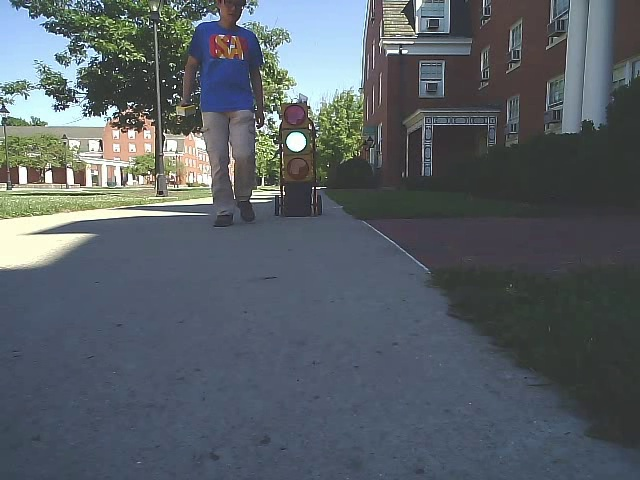
#> input picture Tutorial/Training_samples/outside110.jpg, 640 x 480 px
$ python -i vision3.py   (imports and definitions only)
#> lines starting #> are read from the running program, lines starting #| are printed output that depends on the picture; after the words box and inside, x2 and y2 are one past the last pixel; in counts of white or black regions, pixels touching at a corner belong together
from scipy.stats import pearsonr as pho
from scipy.spatial.distance import euclidean as eDist
import time
import numpy as np
import os
import six.moves.urllib as urllib
import tarfile
import tensorflow as tf
# [1 line not run here, left out]
from matplotlib import pyplot as plt
from PIL import Image
from os import path
from utils import label_map_util
from utils import visualization_utils as vis_util
import time
import cv2


# [22 lines left out: functions traffic_signal_detection, detect_magenta, not called in this run]

def detect_red(frame):
    hsv = cv2.cvtColor(frame, cv2.COLOR_RGB2HSV)
#> hsv: shape (480, 640, 3); mean H, S, V 91.7, 53.6, 107.3

    # lower mask (0-10)
    lower_red = np.array([0,70,50])
    upper_red = np.array([10,255,255])
    mask0 = cv2.inRange(hsv, lower_red, upper_red)
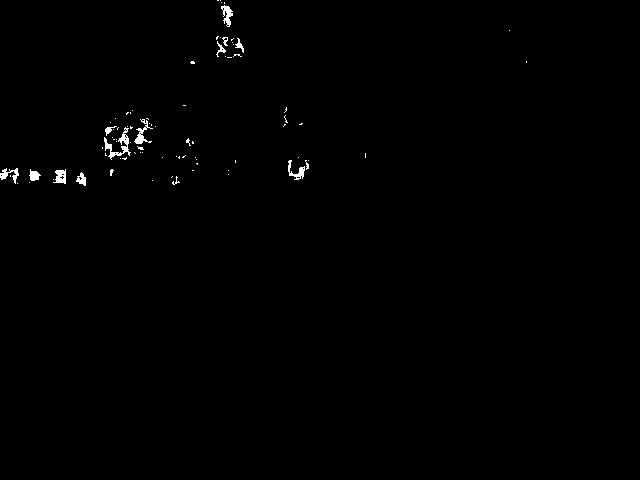
#> mask0: shape (480, 640); 0.5% white; 83 white regions (69 under 20 px), largest, box (x1, y1, x2, y2) and area: (104, 127, 131, 160) 252, (134, 119, 153, 144) 154, (221, 5, 233, 27) 136

    # upper mask (170-180)
    lower_red = np.array([170,70,50])
    upper_red = np.array([180,255,255])
    mask1 = cv2.inRange(hsv, lower_red, upper_red)
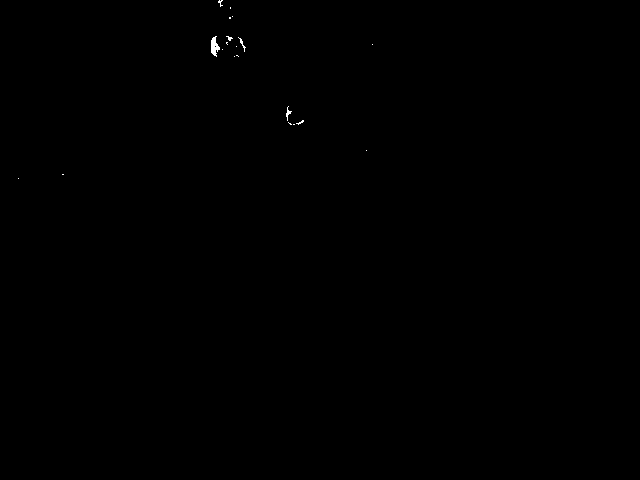
#> mask1: shape (480, 640); 0.08% white; 20 white regions (17 under 20 px), largest, box (x1, y1, x2, y2) and area: (211, 36, 220, 57) 111, (286, 106, 292, 121) 31, (238, 37, 246, 52) 27

    mask = mask0+mask1
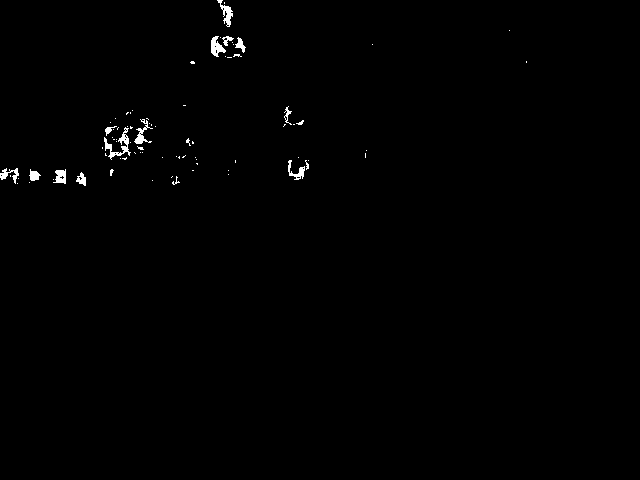
#> mask: shape (480, 640); 0.58% white; 81 white regions (65 under 20 px), largest, box (x1, y1, x2, y2) and area: (104, 127, 131, 160) 252, (211, 36, 226, 57) 169, (217, 0, 233, 27) 163
    rate = np.count_nonzero(mask) / (mask.shape[0] * mask.shape[1])
#> rate = 0.0058
    return rate

# [96 lines left out: functions detect_green, traffic_light_extraction, load_image_into_numpy_array, read_traffic_lights, plot_origin_image, detect_traffic_lights, not called in this run]

class vision():
    # [59 lines left out: functions __init__, start_engine, detect_end_line, detect_lane, detect_magenta_color, not called in this run]
# need 4 seconds to process a frame in my PC
# it doesn't depends on the input size
# [58 lines not run here, left out]

>>> import cv2
>>> picture = cv2.cvtColor(cv2.imread('Training_samples/outside110.jpg'), cv2.COLOR_BGR2RGB)
>>> result = detect_red(picture)
#> result = 0.0058

$ run again, on Tutorial/Training_samples/outside11160.jpg
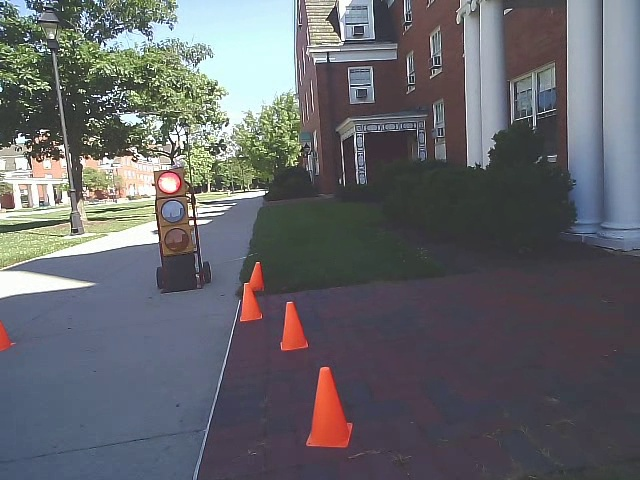
#> input picture Tutorial/Training_samples/outside11160.jpg, 640 x 480 px
#> hsv: shape (480, 640, 3); mean H, S, V 99.5, 48.1, 114.2
#> in detect_red, `mask0 = cv2.inRange(hsv, lower_red, upper_red)`:
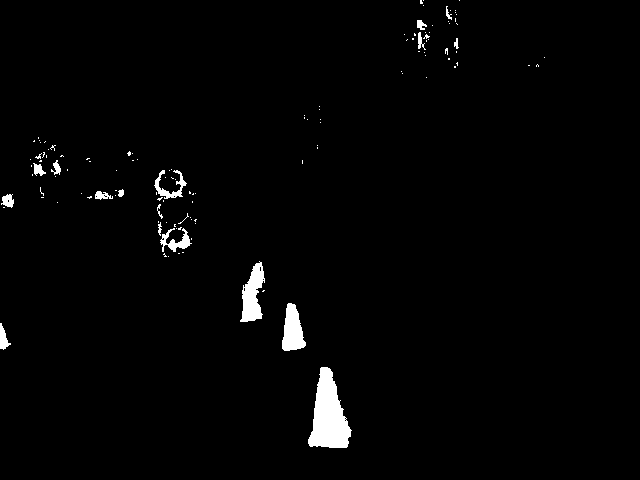
#> mask0: shape (480, 640); 1.8% white; 123 white regions (106 under 20 px), largest, box (x1, y1, x2, y2) and area: (308, 367, 352, 448) 2159, (240, 261, 265, 322) 881, (282, 303, 306, 351) 770
#> mask1: shape (480, 640); 0.4% white in thin lines or dots, all inside (x1, y1, x2, y2) = (0, 0, 561, 449)
#> in detect_red, `mask = mask0+mask1`:
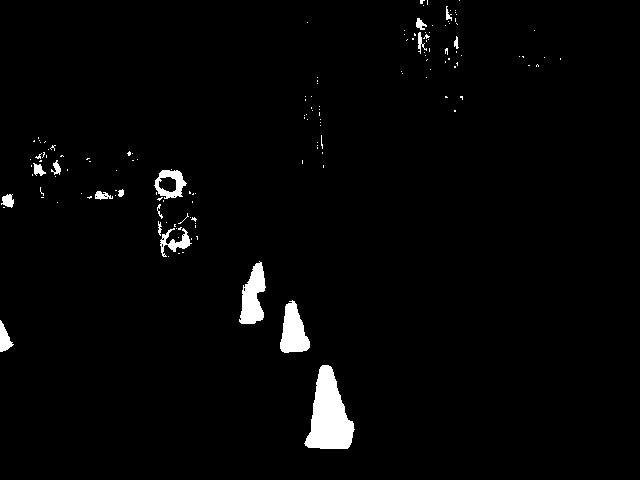
#> mask: shape (480, 640); 2.2% white; 147 white regions (130 under 20 px), largest, box (x1, y1, x2, y2) and area: (304, 365, 355, 449) 2576, (239, 261, 266, 324) 1040, (280, 300, 310, 353) 1019
#> rate = 0.0223

$ run again, on Tutorial/Training_samples/outside11260.jpg
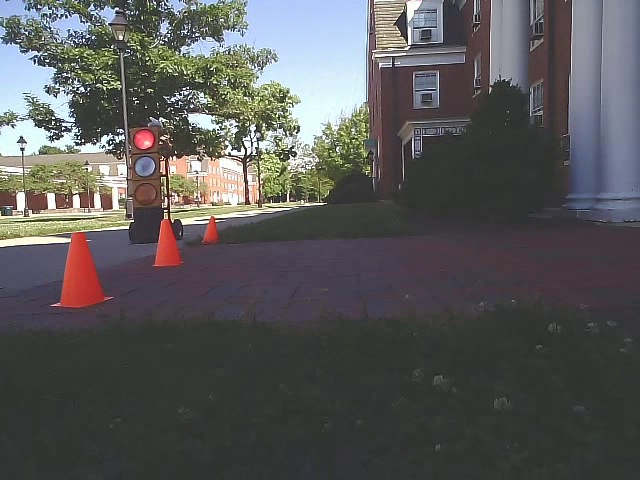
#> input picture Tutorial/Training_samples/outside11260.jpg, 640 x 480 px
#> hsv: shape (480, 640, 3); mean H, S, V 81.4, 36.3, 96.5
#> in detect_red, `mask0 = cv2.inRange(hsv, lower_red, upper_red)`:
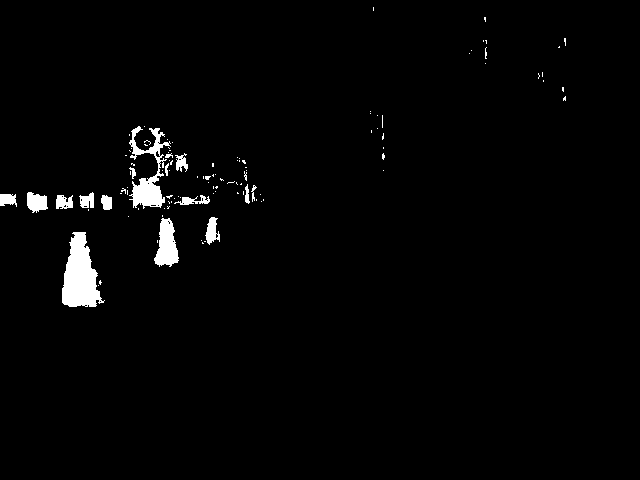
#> mask0: shape (480, 640); 2% white; 110 white regions (94 under 20 px), largest, box (x1, y1, x2, y2) and area: (62, 232, 105, 307) 1981, (129, 126, 171, 209) 1293, (154, 218, 179, 267) 778
#> mask1: shape (480, 640); 0.52% white; 76 white regions (62 under 20 px), largest, box (x1, y1, x2, y2) and area: (134, 128, 156, 151) 314, (89, 250, 112, 305) 269, (152, 232, 185, 271) 258
#> in detect_red, `mask = mask0+mask1`:
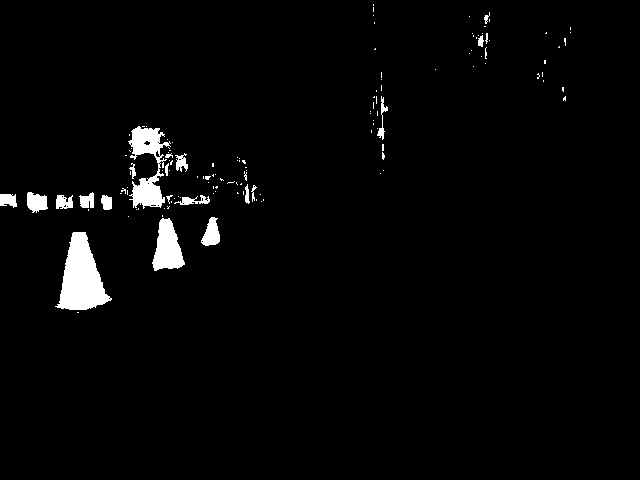
#> mask: shape (480, 640); 2.5% white; 132 white regions (111 under 20 px), largest, box (x1, y1, x2, y2) and area: (55, 232, 112, 310) 2509, (128, 126, 171, 209) 1625, (152, 218, 185, 271) 1102
#> rate = 0.0253

$ run again, on Tutorial/Training_samples/outside11350.jpg
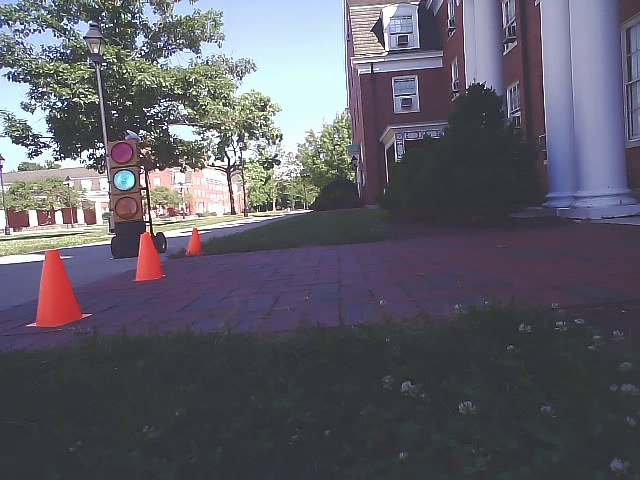
#> input picture Tutorial/Training_samples/outside11350.jpg, 640 x 480 px
#> hsv: shape (480, 640, 3); mean H, S, V 108.3, 47.4, 108.1
#> in detect_red, `mask0 = cv2.inRange(hsv, lower_red, upper_red)`:
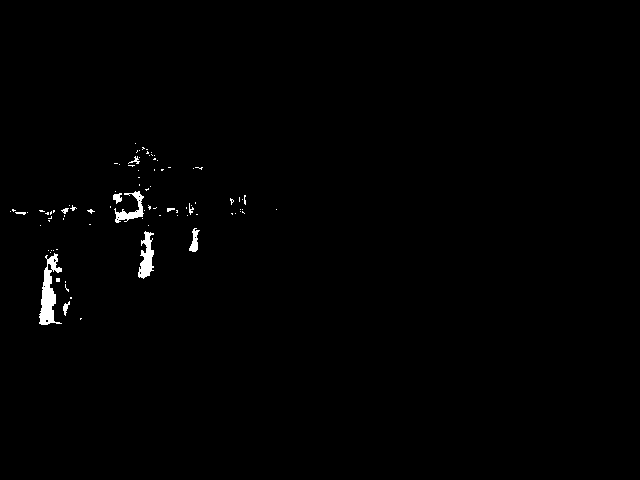
#> mask0: shape (480, 640); 0.73% white; 89 white regions (78 under 20 px), largest, box (x1, y1, x2, y2) and area: (39, 253, 62, 325) 784, (138, 231, 154, 279) 437, (114, 191, 144, 223) 343
#> mask1: shape (480, 640); 1.2% white; 82 white regions (69 under 20 px), largest, box (x1, y1, x2, y2) and area: (36, 249, 84, 328) 1500, (136, 230, 164, 282) 591, (112, 194, 139, 214) 302
#> in detect_red, `mask = mask0+mask1`:
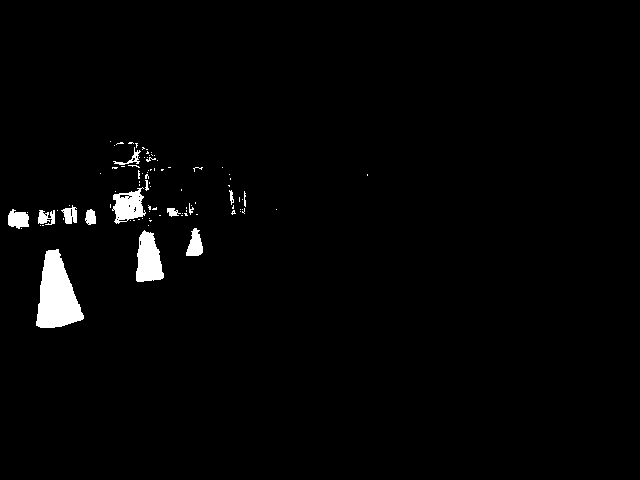
#> mask: shape (480, 640); 1.9% white; 92 white regions (77 under 20 px), largest, box (x1, y1, x2, y2) and area: (36, 249, 84, 328) 2384, (136, 230, 164, 282) 1030, (112, 187, 146, 224) 752
#> rate = 0.0191
